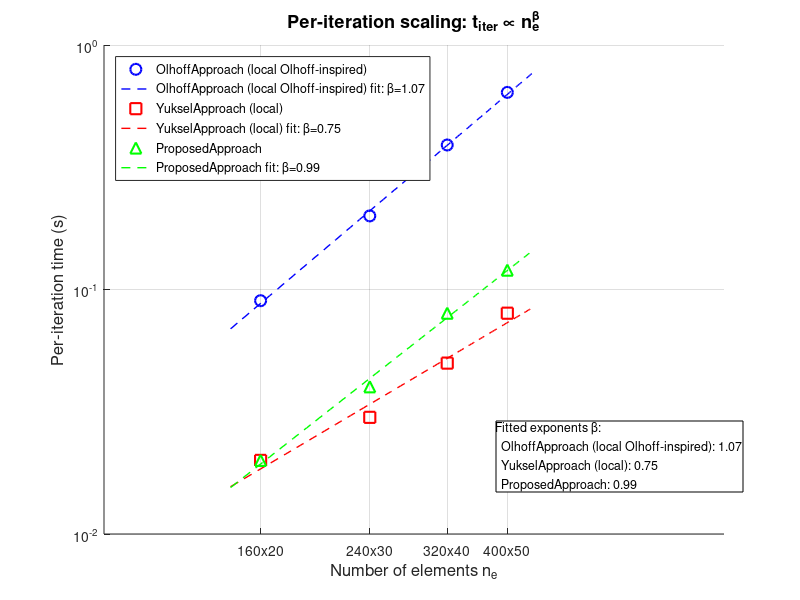
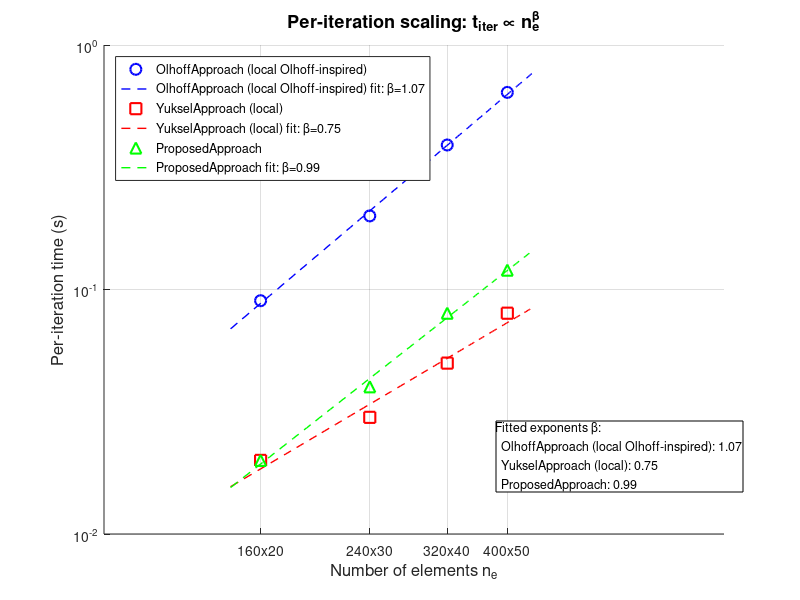

Write the MATLAB code that produced these figures, in order.
function results = exp5_scaling(perfResults, outDir)
%EXP5_SCALING  Per-iteration scaling analysis (log-log) for three local implementations.
%   The Olhoff series is OlhoffApproach only. OlhoffApproachExact is excluded.
%
%   Addresses reviewer demands:
%     M4 (mn8) : Support or correct the O(n_e^1.3) per-iteration scaling claim
%                (Section 5.2) with a log-log plot or revised exponent values.
%
%   If PERFRESULTS is provided (output of exp1_perf_table), the function uses
%   those timing data.  Otherwise it uses the Table 1 paper values as a
%   reference for fitting, and optionally runs new timing experiments.
%
%   For each method, fits a power law  t_iter = C * n_e^beta  to the
%   per-iteration timing data across mesh resolutions and reports beta.
%
%   Usage:
%     results = exp5_scaling();                  % uses paper Table 1 data
%     results = exp5_scaling(perfResults);       % uses exp1 measured data
%     results = exp5_scaling([], '/out/path');

if nargin < 1,  perfResults = []; end
if nargin < 2 || isempty(outDir)
    outDir = fileparts(mfilename('fullpath'));
end

scriptDir = fileparts(mfilename('fullpath'));
localEnsurePaths(scriptDir);

fprintf('\n=== EXP5: Per-iteration scaling analysis ===\n\n');

meshSizes = [160, 20; 240, 30; 320, 40; 400, 50];
nElem     = meshSizes(:,1) .* meshSizes(:,2);
meshLabel = {'160x20','240x30','320x40','400x50'};

if ~isempty(perfResults) && isstruct(perfResults) && isfield(perfResults,'tIter_mean')
    fprintf('Using measured timing data from exp1_perf_table.\n\n');
    tIter_data = perfResults.tIter_mean;
    methodLabels = perfResults.methodLabels;
    nMethods = numel(methodLabels);
else
    fprintf('Using embedded historical local-implementation values (diagnostic fallback).\n');
    fprintf('These values are not accepted performance or canonical-method evidence.\n\n');

    tIter_data = [
        0.09,  0.02,  0.02;  % 160x20: local OlhoffApproach, local Yuksel, Proposed
        0.20,  0.03,  0.04;  % 240x30
        0.39,  0.05,  0.08;  % 320x40
        0.64,  0.08,  0.12;  % 400x50
    ];
    methodLabels = {'OlhoffApproach (local Olhoff-inspired)', ...
                    'YukselApproach (local)', 'ProposedApproach'};
    nMethods = numel(methodLabels);
end

beta_all = NaN(nMethods, 1);
C_all    = NaN(nMethods, 1);
R2_all   = NaN(nMethods, 1);

fprintf('%-22s  %8s  %12s  %8s\n', 'Method', 'beta', 'C (prefactor)', 'R^2');
sep = repmat('-', 1, 60);
fprintf('%s\n', sep);

for m = 1:nMethods
    tVec = tIter_data(:, m);
    valid = isfinite(tVec) & tVec > 0;
    if sum(valid) < 2
        fprintf('%-22s  insufficient data\n', methodLabels{m});
        continue;
    end
    logN = log(nElem(valid));
    logT = log(tVec(valid));

    A = [ones(sum(valid),1), logN];
    b = logT;
    coef = A \ b;
    logC = coef(1);
    beta = coef(2);
    Cpre = exp(logC);

    yPred = A * coef;
    SS_res = sum((b - yPred).^2);
    SS_tot = sum((b - mean(b)).^2);
    R2 = 1 - SS_res / max(SS_tot, eps);

    beta_all(m) = beta;
    C_all(m)    = Cpre;
    R2_all(m)   = R2;

    fprintf('%-22s  %8.3f  %12.2e  %8.4f\n', methodLabels{m}, beta, Cpre, R2);
end
fprintf('%s\n\n', sep);

localPrintScalingInterpretation(methodLabels, beta_all, R2_all);

localPlotLogLog(nElem, tIter_data, methodLabels, beta_all, C_all, meshLabel, outDir);

results = struct( ...
    'meshSizes',    meshSizes, ...
    'nElem',        nElem, ...
    'methodLabels', {methodLabels}, ...
    'tIter_data',   tIter_data, ...
    'beta',         beta_all, ...
    'C_prefactor',  C_all, ...
    'R2',           R2_all);

matFile = fullfile(outDir, 'exp5_scaling_results.mat');
save(matFile, 'results');
fprintf('Results saved to: %s\n', matFile);
end

% =========================================================================
function localPrintScalingInterpretation(methodLabels, beta, R2)
fprintf('Interpretation:\n');
fprintf('  The paper (Section 5.2) claims both methods scale as O(n_e^1.3).\n');
fprintf('  Measured exponents from log-log regression:\n');
for m = 1:numel(methodLabels)
    if ~isnan(beta(m))
        fprintf('    %-22s  beta=%.3f  (R^2=%.4f)\n', methodLabels{m}, beta(m), R2(m));
    end
end
fprintf('\n');
fprintf('  The expected exponent for a direct sparse solver on quasi-banded meshes\n');
fprintf('  is approximately O(n_e^1.5) in 2D (Cholesky).  Values near 1.0-1.2\n');
fprintf('  are consistent with efficient sparse factorization of rectangular meshes.\n');
fprintf('  If measured betas differ significantly from 1.3, the Section 5.2 claim\n');
fprintf('  should be corrected or the log-log figure (saved to outDir) should be\n');
fprintf('  included in the paper to show the actual scaling.\n\n');
end

% =========================================================================
function localPlotLogLog(nElem, tIter_data, methodLabels, beta, C, meshLabel, outDir)
colors  = {'b', 'r', 'g'};
markers = {'o', 's', '^'};
nMethods = numel(methodLabels);

fig = figure('Visible','off', 'Position', [100 100 600 450]);
hold on; grid on;

neRange = linspace(min(nElem)*0.8, max(nElem)*1.2, 100);
for m = 1:nMethods
    tVec  = tIter_data(:, m);
    valid = isfinite(tVec) & tVec > 0;
    if ~any(valid), continue; end

    h = loglog(nElem(valid), tVec(valid), ...
        [colors{m}, markers{m}], ...
        'MarkerSize', 8, 'LineWidth', 1.5, ...
        'DisplayName', methodLabels{m});
    if ~isnan(beta(m)) && ~isnan(C(m))
        tFit = C(m) * neRange .^ beta(m);
        loglog(neRange, tFit, [colors{m}, '--'], ...
            'LineWidth', 1, ...
            'DisplayName', sprintf('%s fit: \\beta=%.2f', methodLabels{m}, beta(m)));
    end
end

xlabel('Number of elements n_e', 'FontSize', 12);
ylabel('Per-iteration time (s)', 'FontSize', 12);
title('Per-iteration scaling: t_{iter} \propto n_e^{\beta}', 'FontSize', 13);
legend('Location', 'northwest', 'FontSize', 9);
xticks(nElem);
xticklabels(meshLabel);

textStr = 'Fitted exponents \beta:';
for m = 1:nMethods
    if ~isnan(beta(m))
        textStr = [textStr, sprintf('\n  %s: %.2f', methodLabels{m}, beta(m))]; %#ok<AGROW>
    end
end
annotation('textbox', [0.62, 0.18, 0.35, 0.20], 'String', textStr, ...
    'FontSize', 9, 'BackgroundColor', 'white', 'EdgeColor', 'black');

imgFile = fullfile(outDir, 'exp5_scaling_loglog.png');
saveas(fig, imgFile);
figFile = fullfile(outDir, 'exp5_scaling_loglog.fig');
saveas(fig, figFile);
close(fig);
fprintf('Log-log scaling plot saved to: %s\n', imgFile);
end

% =========================================================================
function localEnsurePaths(scriptDir)
repoRoot = fileparts(fileparts(scriptDir));
toolsDir = fullfile(repoRoot, 'tools', 'Matlab');
if exist(toolsDir,'dir')==7, addpath(toolsDir); end
end
